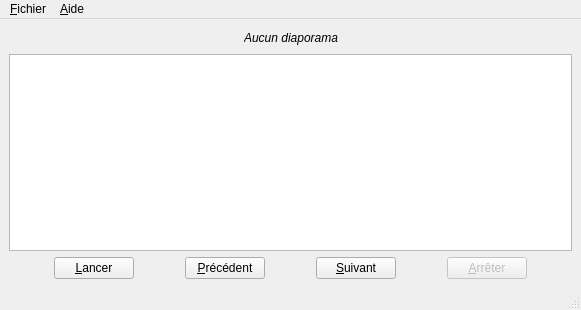
<?xml version="1.0" encoding="UTF-8"?>
<ui version="4.0">
 <class>LecteurVue</class>
 <widget class="QMainWindow" name="LecteurVue">
  <property name="geometry">
   <rect>
    <x>0</x>
    <y>0</y>
    <width>581</width>
    <height>310</height>
   </rect>
  </property>
  <property name="minimumSize">
   <size>
    <width>0</width>
    <height>0</height>
   </size>
  </property>
  <property name="windowTitle">
   <string>Lecteur de diaporama</string>
  </property>
  <widget class="QWidget" name="centralwidget">
   <property name="minimumSize">
    <size>
     <width>0</width>
     <height>0</height>
    </size>
   </property>
   <layout class="QVBoxLayout" name="verticalLayout_3">
    <item>
     <layout class="QGridLayout" name="gridLayout">
      <item row="0" column="0">
       <layout class="QHBoxLayout" name="horizontalLayout_8">
        <item>
         <spacer name="horizontalSpacer_6">
          <property name="orientation">
           <enum>Qt::Horizontal</enum>
          </property>
          <property name="sizeHint" stdset="0">
           <size>
            <width>40</width>
            <height>20</height>
           </size>
          </property>
         </spacer>
        </item>
        <item>
         <widget class="QLabel" name="intitule">
          <property name="font">
           <font>
            <italic>true</italic>
           </font>
          </property>
          <property name="text">
           <string>Aucun diaporama</string>
          </property>
         </widget>
        </item>
        <item>
         <spacer name="horizontalSpacer_7">
          <property name="orientation">
           <enum>Qt::Horizontal</enum>
          </property>
          <property name="sizeHint" stdset="0">
           <size>
            <width>40</width>
            <height>20</height>
           </size>
          </property>
         </spacer>
        </item>
       </layout>
      </item>
      <item row="1" column="0">
       <widget class="QGraphicsView" name="imgVue">
        <property name="minimumSize">
         <size>
          <width>155</width>
          <height>155</height>
         </size>
        </property>
       </widget>
      </item>
      <item row="2" column="0">
       <layout class="QHBoxLayout" name="horizontalLayout_7">
        <item>
         <spacer name="horizontalSpacer">
          <property name="orientation">
           <enum>Qt::Horizontal</enum>
          </property>
          <property name="sizeHint" stdset="0">
           <size>
            <width>40</width>
            <height>20</height>
           </size>
          </property>
         </spacer>
        </item>
        <item>
         <widget class="QPushButton" name="btnLancer">
          <property name="text">
           <string>&amp;Lancer</string>
          </property>
          <property name="icon">
           <iconset resource="ressourcesLecteur.qrc">
            <normaloff>:/icon/icon/lancerIcon.png</normaloff>:/icon/icon/lancerIcon.png</iconset>
          </property>
         </widget>
        </item>
        <item>
         <spacer name="horizontalSpacer_2">
          <property name="orientation">
           <enum>Qt::Horizontal</enum>
          </property>
          <property name="sizeHint" stdset="0">
           <size>
            <width>40</width>
            <height>20</height>
           </size>
          </property>
         </spacer>
        </item>
        <item>
         <widget class="QPushButton" name="btnPrecedent">
          <property name="text">
           <string>&amp;Précédent</string>
          </property>
          <property name="icon">
           <iconset resource="ressourcesLecteur.qrc">
            <normaloff>:/icon/icon/precedentIcon.png</normaloff>:/icon/icon/precedentIcon.png</iconset>
          </property>
         </widget>
        </item>
        <item>
         <spacer name="horizontalSpacer_3">
          <property name="orientation">
           <enum>Qt::Horizontal</enum>
          </property>
          <property name="sizeHint" stdset="0">
           <size>
            <width>40</width>
            <height>20</height>
           </size>
          </property>
         </spacer>
        </item>
        <item>
         <widget class="QPushButton" name="btnSuivant">
          <property name="text">
           <string>&amp;Suivant</string>
          </property>
          <property name="icon">
           <iconset resource="ressourcesLecteur.qrc">
            <normaloff>:/icon/icon/suivantIcon.png</normaloff>:/icon/icon/suivantIcon.png</iconset>
          </property>
         </widget>
        </item>
        <item>
         <spacer name="horizontalSpacer_4">
          <property name="orientation">
           <enum>Qt::Horizontal</enum>
          </property>
          <property name="sizeHint" stdset="0">
           <size>
            <width>40</width>
            <height>20</height>
           </size>
          </property>
         </spacer>
        </item>
        <item>
         <widget class="QPushButton" name="btnArreter">
          <property name="enabled">
           <bool>false</bool>
          </property>
          <property name="text">
           <string>&amp;Arrêter</string>
          </property>
          <property name="icon">
           <iconset resource="ressourcesLecteur.qrc">
            <normaloff>:/icon/icon/arreterIcon.png</normaloff>:/icon/icon/arreterIcon.png</iconset>
          </property>
         </widget>
        </item>
        <item>
         <spacer name="horizontalSpacer_5">
          <property name="orientation">
           <enum>Qt::Horizontal</enum>
          </property>
          <property name="sizeHint" stdset="0">
           <size>
            <width>40</width>
            <height>20</height>
           </size>
          </property>
         </spacer>
        </item>
       </layout>
      </item>
     </layout>
    </item>
   </layout>
  </widget>
  <widget class="QMenuBar" name="menubar">
   <property name="geometry">
    <rect>
     <x>0</x>
     <y>0</y>
     <width>581</width>
     <height>22</height>
    </rect>
   </property>
   <widget class="QMenu" name="menu_Fichier">
    <property name="title">
     <string>&amp;Fichier</string>
    </property>
    <widget class="QMenu" name="menuParam_trer">
     <property name="title">
      <string>Paramétrer</string>
     </property>
     <property name="icon">
      <iconset resource="ressourcesLecteur.qrc">
       <normaloff>:/icon/icon/paramIcon.png</normaloff>:/icon/icon/paramIcon.png</iconset>
     </property>
     <addaction name="actionVitesse"/>
     <addaction name="actionCharger_diaporama"/>
     <addaction name="actionEnlever_diaporama"/>
     <addaction name="actionMini_lecteur"/>
    </widget>
    <addaction name="action_Quitter"/>
    <addaction name="menuParam_trer"/>
   </widget>
   <widget class="QMenu" name="menu_Aide">
    <property name="title">
     <string>&amp;Aide</string>
    </property>
    <addaction name="actionA_propos_de"/>
   </widget>
   <addaction name="menu_Fichier"/>
   <addaction name="menu_Aide"/>
  </widget>
  <widget class="QStatusBar" name="statusbar">
   <property name="font">
    <font>
     <italic>true</italic>
    </font>
   </property>
  </widget>
  <action name="action_Quitter">
   <property name="text">
    <string>&amp;Quitter</string>
   </property>
   <property name="shortcut">
    <string>Ctrl+Q</string>
   </property>
  </action>
  <action name="actionA_propos_de">
   <property name="text">
    <string>A propos de...</string>
   </property>
   <property name="shortcut">
    <string>Alt+A</string>
   </property>
  </action>
  <action name="actionVitesse">
   <property name="icon">
    <iconset resource="ressourcesLecteur.qrc">
     <normaloff>:/icon/icon/speedIcon.png</normaloff>:/icon/icon/speedIcon.png</iconset>
   </property>
   <property name="text">
    <string>Vitesse</string>
   </property>
   <property name="shortcut">
    <string>Alt+V</string>
   </property>
  </action>
  <action name="actionCharger_diaporama">
   <property name="icon">
    <iconset resource="ressourcesLecteur.qrc">
     <normaloff>:/icon/icon/openIcon.png</normaloff>:/icon/icon/openIcon.png</iconset>
   </property>
   <property name="text">
    <string>Charger diaporama</string>
   </property>
   <property name="shortcut">
    <string>Ctrl+O</string>
   </property>
  </action>
  <action name="actionEnlever_diaporama">
   <property name="text">
    <string>Enlever diaporama</string>
   </property>
   <property name="shortcut">
    <string>Ctrl+E</string>
   </property>
  </action>
  <action name="actionMini_lecteur">
   <property name="text">
    <string>Mini-lecteur</string>
   </property>
   <property name="shortcut">
    <string>Ctrl+M</string>
   </property>
  </action>
 </widget>
 <resources>
  <include location="ressourcesLecteur.qrc"/>
 </resources>
 <connections/>
</ui>
